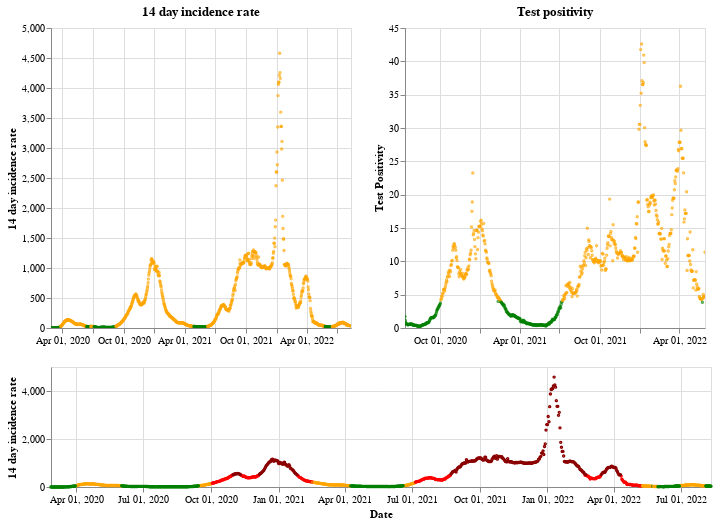

Here is the notebook cell this chart was saved with:
### Markdown cell above
## Wales

### Code cell
plot_traffic_light('Wales')

### Figure 1 — Vega-Lite specification as saved in the notebook (floating-point values rounded to 4 significant figures; data arrays with more than 128 entries replaced by an {"elided": "..."} marker saying what was removed)
{"config": {"view": {"continuousWidth": 400, "continuousHeight": 300}}, "vconcat": [{"hconcat": [{"mark": {"type": "point", "size": 2}, "encoding": {"color": {"condition": {"value": "green", "test": "(datum.twoWeeklyCasesRate <= 25)"}, "value": "orange"}, "tooltip": [{"type": "nominal", "field": "areaName"}, {"type": "temporal", "field": "date"}, {"type": "quantitative", "field": "twoWeeklyCasesRate"}, {"type": "quantitative", "field": "testPositivity"}], "x": {"type": "temporal", "axis": {"title": ""}, "field": "date", "scale": {"domain": {"selection": "DateBrush"}}, "timeUnit": "yearmonthdate"}, "y": {"type": "quantitative", "axis": {"title": "14 day incidence rate"}, "field": "twoWeeklyCasesRate"}}, "title": "14 day incidence rate", "width": 300}, {"mark": {"type": "point", "size": 2}, "encoding": {"color": {"condition": {"value": "green", "test": "(datum.testPositivity <= 4)"}, "value": "orange"}, "tooltip": [{"type": "nominal", "field": "areaName"}, {"type": "temporal", "field": "date"}, {"type": "quantitative", "field": "twoWeeklyCasesRate"}, {"type": "quantitative", "field": "testPositivity"}], "x": {"type": "temporal", "axis": {"title": ""}, "field": "date", "scale": {"domain": {"selection": "DateBrush"}}, "timeUnit": "yearmonthdate"}, "y": {"type": "quantitative", "axis": {"title": "Test Positivity"}, "field": "testPositivity"}}, "title": "Test positivity", "width": 300}]}, {"layer": [{"mark": {"type": "point", "size": 2}, "encoding": {"color": {"condition": {"value": "orange", "test": "(((datum.testPositivity < 4) && (datum.twoWeeklyCasesRate >= 50)) && (datum.twoWeeklyCasesRate < 200))"}, "value": "red"}, "opacity": {"condition": {"value": 1, "test": "((datum.twoWeeklyCasesRate >= 50) && (datum.twoWeeklyCasesRate < 500))"}, "value": 0}, "tooltip": [{"type": "nominal", "field": "areaName"}, {"type": "temporal", "field": "date"}, {"type": "quantitative", "field": "twoWeeklyCasesRate"}, {"type": "quantitative", "field": "testPositivity"}], "x": {"type": "temporal", "axis": {"title": "Date"}, "field": "date", "timeUnit": "yearmonthdate"}, "y": {"type": "quantitative", "axis": {"title": "14 day incidence rate"}, "field": "twoWeeklyCasesRate"}}, "selection": {"DateBrush": {"type": "interval", "encodings": ["x"], "fields": ["Time"]}}}, {"mark": {"type": "point", "size": 2}, "encoding": {"color": {"value": "darkred"}, "opacity": {"condition": {"value": 1, "test": "(datum.twoWeeklyCasesRate >= 500)"}, "value": 0}, "tooltip": [{"type": "nominal", "field": "areaName"}, {"type": "temporal", "field": "date"}, {"type": "quantitative", "field": "twoWeeklyCasesRate"}, {"type": "quantitative", "field": "testPositivity"}], "x": {"type": "temporal", "axis": {"title": "Date"}, "field": "date", "timeUnit": "yearmonthdate"}, "y": {"type": "quantitative", "axis": {"title": "14 day incidence rate"}, "field": "twoWeeklyCasesRate"}}}, {"mark": {"type": "point", "size": 2}, "encoding": {"color": {"condition": {"value": "green", "test": "((datum.testPositivity < 4) && (datum.twoWeeklyCasesRate < 50))"}, "value": "orange"}, "opacity": {"condition": {"value": 1, "test": "(datum.twoWeeklyCasesRate < 50)"}, "value": 0}, "tooltip": [{"type": "nominal", "field": "areaName"}, {"type": "temporal", "field": "date"}, {"type": "quantitative", "field": "twoWeeklyCasesRate"}, {"type": "quantitative", "field": "testPositivity"}], "x": {"type": "temporal", "axis": {"title": "Date"}, "field": "date", "timeUnit": "yearmonthdate"}, "y": {"type": "quantitative", "axis": {"title": "14 day incidence rate"}, "field": "twoWeeklyCasesRate"}}}], "height": 120, "width": 660}], "data": {"name": "data-f2a9ad4205baca59bd35a1dc560b5f0f"}, "$schema": "https://vega.github.io/schema/vega-lite/v4.8.1.json", "datasets": {"data-f2a9ad4205baca59bd35a1dc560b5f0f": {"elided": "897 records"}}}
